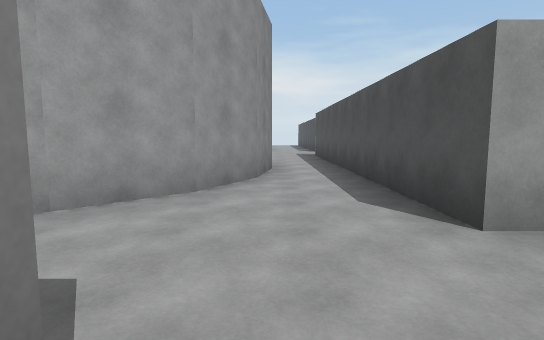
view 1 (above)

20 first-person views from a walk through a scene from a Unity 3-D project. The camera is 1.4 m above the floor, tilts 6° down and sees 80° across. The floor is counted in squares, 2 m on a side. Each view is taken from the middle of a square. On the plan, view 1 faces up. The plan holds only what a view shows up to about 10 squares ahead; the rest is blank. The player is left out. Some animated figures are left out.

view 2
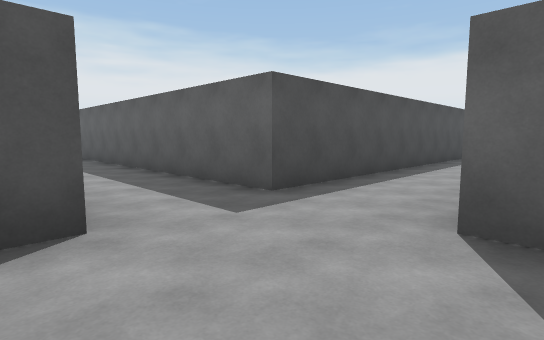

view 3
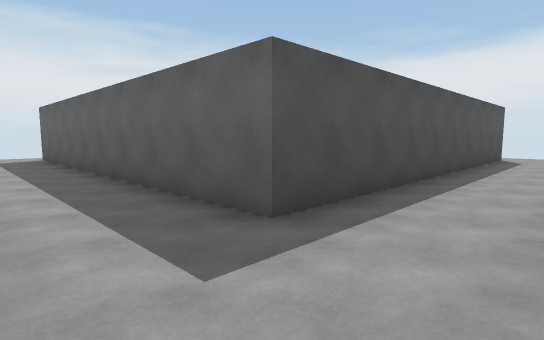

view 4
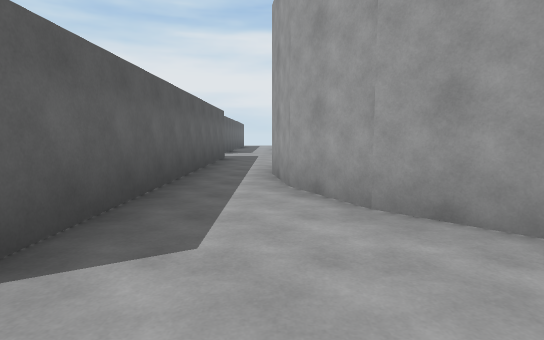

view 5
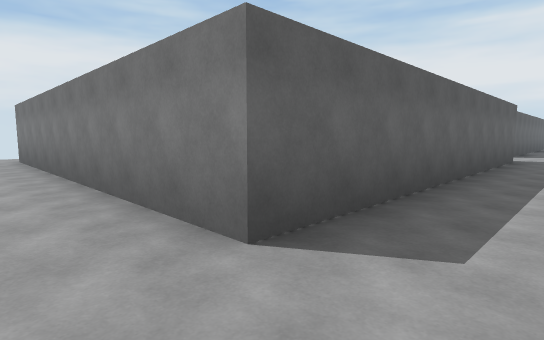

view 6
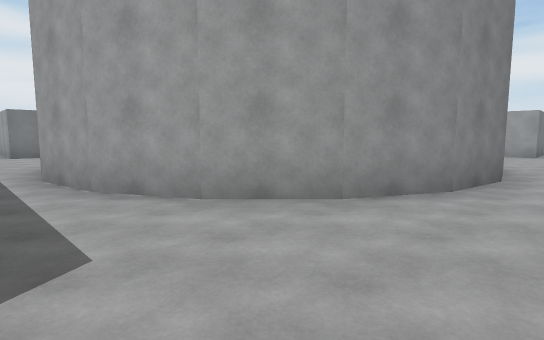

view 7
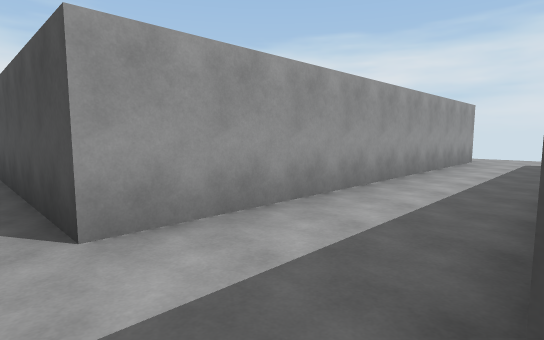

view 8
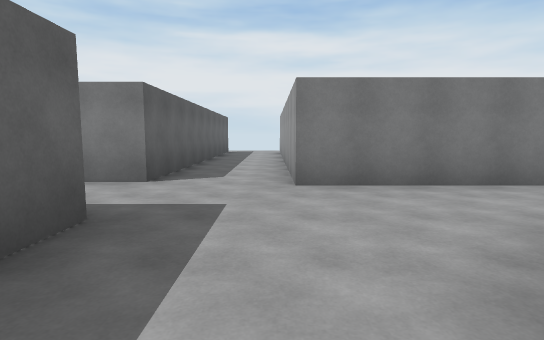

view 9
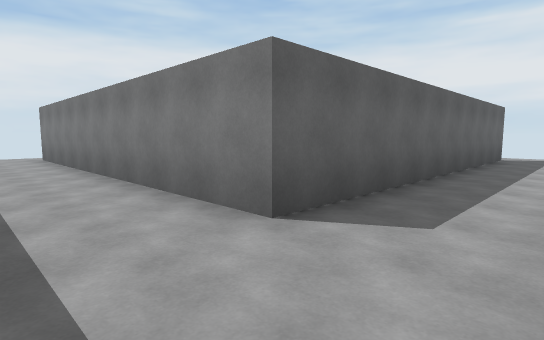

view 10
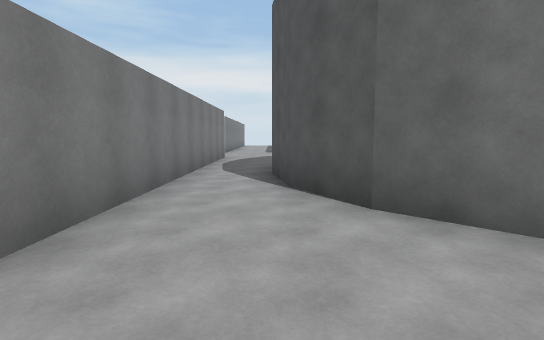

view 11
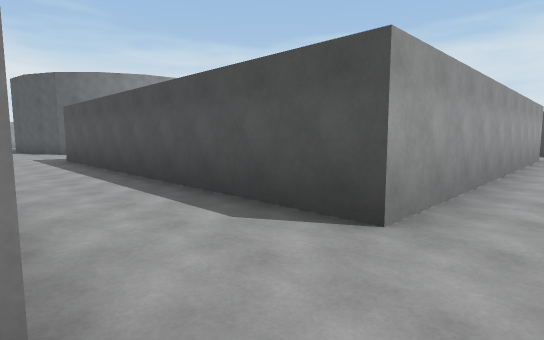

view 12
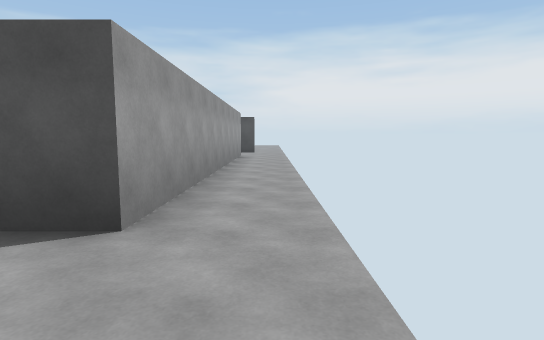

view 13
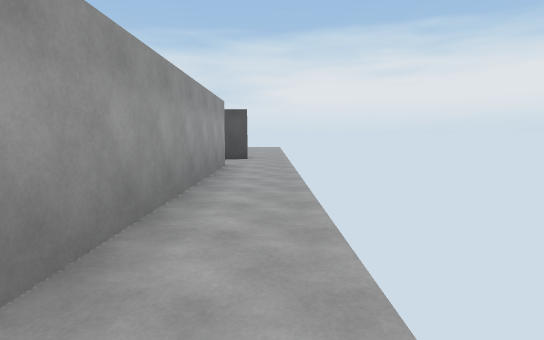

view 14
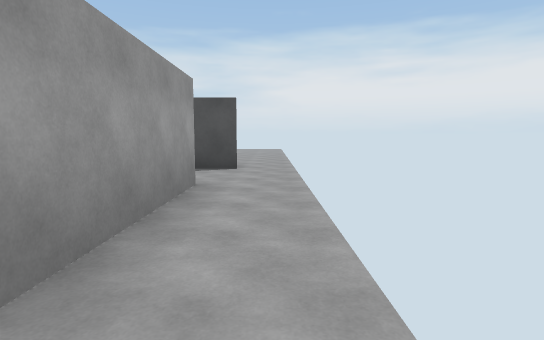

view 15
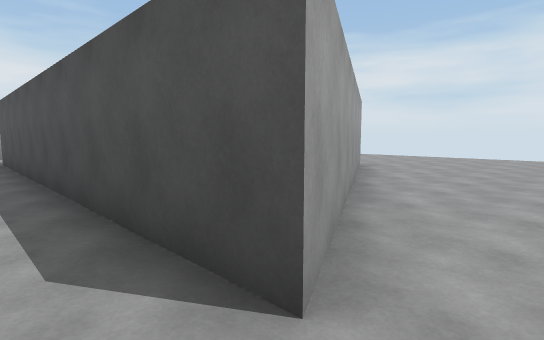

view 16
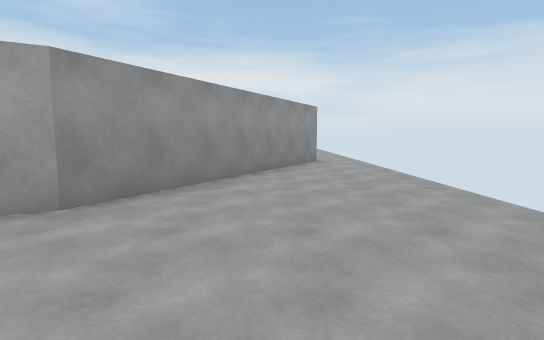

view 17
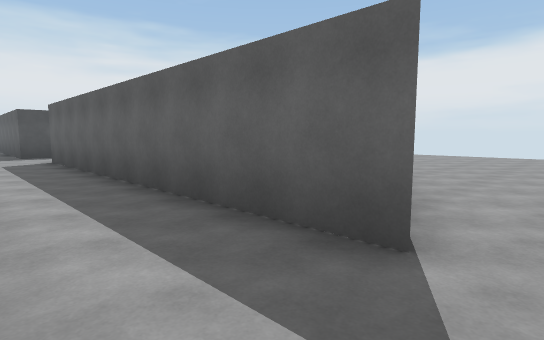

view 18
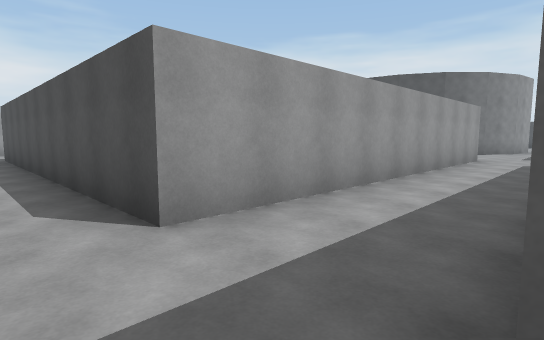

view 19
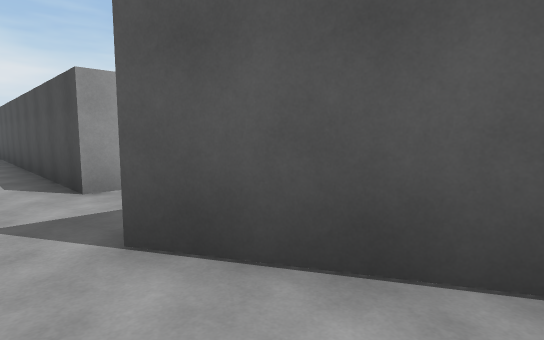

view 20
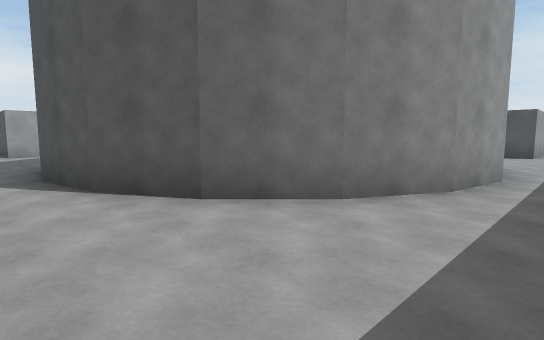

### Floor plan
Key: @ floor where view 1 was taken; # wall or solid block; . floor; O other object.
Columns run from 22 left of view 1 to 12 right of it. Each row starts with its distance up from view 1.
 13             ..       ..
 12           O ..       ..
 11  #        #...       ..
 10  #        #..         ..#
  9  #        #..         ..#
  8  #        #..#        ..#
  7  #        #.##       ##.#
  6  #        #..#       #..#
  5 .#        #..#       #..#
  4 .#        #..##     ##..#
  3 .#        #...#######...#
  2 ..........O......#......O..........
  1 ...................................
  0 .O#########.O#########@.#########O.
 -1 ..#       #..         ..#       #..
 -2 ..#       #..         ..#      ##..
 -3 ...       #..         ..#      #...
 -4  ..       #..         ..#     ##...
 -5  ...      #..         ..#     #....
 -6  ...      #..         ..#   ###....
 -7  ...      #..         ..# ###......
 -8  ...      #..         ..###........
 -9  ...      O..#########..O..........
-10  ..       ...................

Positions as (right, up) in squares from view 1, and headings:
1: (0, 0), facing up
2: (-1, 3), facing down-right
3: (0, 2), facing down-right
4: (1, 2), facing left
5: (1, 2), facing down-left
6: (1, 1), facing up-left
7: (1, 0), facing up-right
8: (-7, 2), facing left
9: (-10, 2), facing down-left
10: (-10, 1), facing up
11: (-12, -10), facing up-right
12: (-12, -10), facing right
13: (-8, -10), facing right
14: (-5, -10), facing right
15: (1, -10), facing up-right
16: (10, -9), facing up
17: (-22, 2), facing down-right
18: (-22, 0), facing up-right
19: (-22, -2), facing up-right
20: (-11, 1), facing up-right
